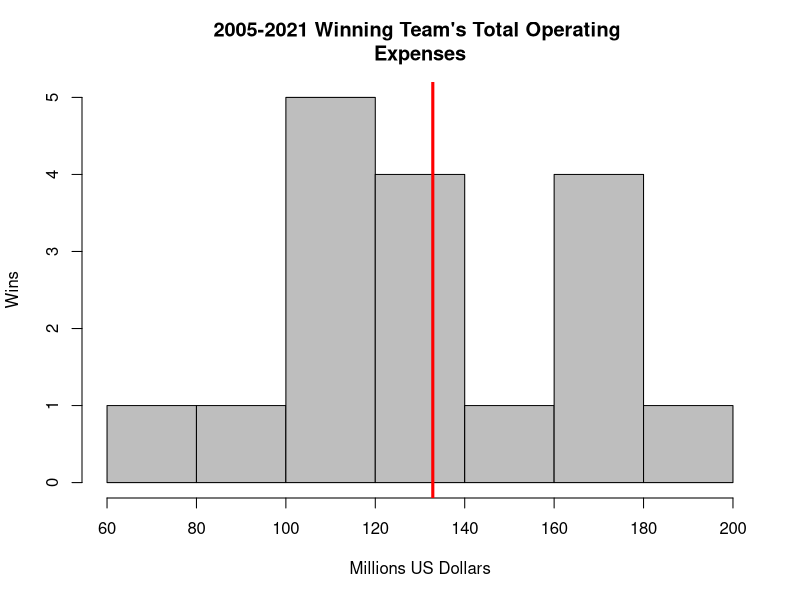

Write R code to recreate this figure.
# Histogram R code
#assign TOE data to a variable
adjustedexpenses<- c(62.35, 105.74, 95.71, 124.31, 114.77, 112.97, 110.58,
                     127.7, 119.95, 137.56, 151.31, 164.02, 133.15, 179.71,
                     167.38, 181.28, 170.19)
#Distribute data into a histogram with 7 bins
hist(adjustedexpenses, breaks=7, main="2005-2021 Winning Team's Total Operating 
Expenses", ylab="Wins", xlab="Millions US Dollars", col="grey")

#add the mean TOE 
abline(v=mean(adjustedexpenses), col="red", lwd= 3)



